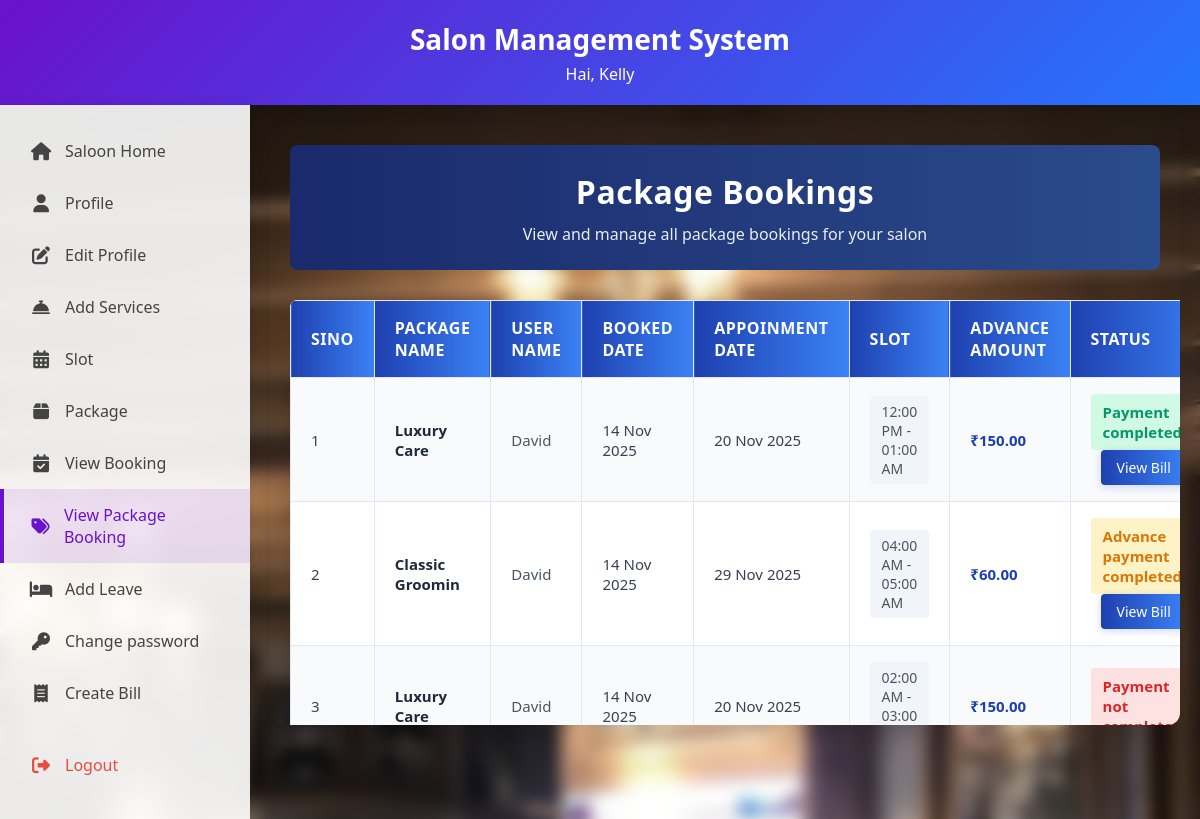
The app's page /Saloon/Viewpackagebooking.php (signed in) with its own data.
### tables this page shows
CREATE TABLE `tbl_saloon` (
  `saloon_id` int(11) NOT NULL,
  `saloon_name` varchar(30) NOT NULL,
  `saloon_email` varchar(100) NOT NULL,
  `saloon_contact` varchar(30) NOT NULL,
  `saloon_password` varchar(30) NOT NULL,
  `saloon_address` varchar(40) NOT NULL,
  `saloon_logo` varchar(100) NOT NULL,
  `saloon_proof` varchar(100) NOT NULL,
  `saloon_status` int(11) NOT NULL DEFAULT 0,
  `place_id` int(11) NOT NULL,
  `saloon_ownername` varchar(30) NOT NULL,
  `saloon_gstno` varchar(100) NOT NULL,
  `saloon_doj` date NOT NULL,
  `saloon_reason` varchar(200) NOT NULL
);

CREATE TABLE `tbl_packagebooking` (
  `packagebooking_id` int(11) NOT NULL,
  `packagebooking_date` varchar(100) NOT NULL,
  `packagebooking_todate` varchar(100) NOT NULL,
  `packagebooking_amount` int(11) NOT NULL,
  `packagebooking_status` int(11) NOT NULL DEFAULT 0,
  `user_id` int(11) NOT NULL,
  `package_id` int(11) NOT NULL,
  `slot_id` int(11) NOT NULL,
  `packagebooking_totalamount` int(11) NOT NULL
);

CREATE TABLE `tbl_package` (
  `package_id` int(11) NOT NULL,
  `package_name` varchar(40) NOT NULL,
  `package_amount` int(11) NOT NULL,
  `package_description` varchar(100) NOT NULL,
  `package_photo` varchar(100) NOT NULL,
  `package_status` int(11) NOT NULL DEFAULT 1,
  `saloon_id` int(11) NOT NULL
);

CREATE TABLE `tbl_user` (
  `user_id` int(11) NOT NULL,
  `user_name` varchar(15) NOT NULL,
  `user_email` varchar(30) NOT NULL,
  `user_contact` varchar(30) NOT NULL,
  `user_password` varchar(30) NOT NULL,
  `user_photo` varchar(100) NOT NULL,
  `user_status` int(11) NOT NULL DEFAULT 0,
  `place_id` int(11) NOT NULL
);

CREATE TABLE `tbl_slot` (
  `slot_id` int(11) NOT NULL,
  `slot_from` varchar(40) NOT NULL,
  `slot_to` varchar(40) NOT NULL,
  `saloon_id` int(11) NOT NULL,
  `slot_status` int(11) NOT NULL DEFAULT 1
);

### Saloon/Viewpackagebooking.php (the view, shortened to what this page needs)
<?php
include("../Assets/Connection/Connection.php");
$select = "SELECT * FROM tbl_saloon WHERE saloon_id = '".$_SESSION['sid']."'";
$res = $con->query($select);
$saloonData = $res->fetch_assoc();
$i = 0;
$sel = "SELECT * FROM tbl_packagebooking m
        INNER JOIN tbl_package p ON m.package_id = p.package_id
        INNER JOIN tbl_user u ON m.user_id = u.user_id
        INNER JOIN tbl_slot d ON m.slot_id = d.slot_id
        WHERE d.saloon_id = '".$_SESSION['sid']."'";
$row = $con->query($sel);
?>
<!DOCTYPE html PUBLIC "-//W3C//DTD XHTML 1.0 Transitional//EN" "http://www.w3.org/TR/xhtml1/DTD/xhtml1-transitional.dtd">
<html xmlns="http://www.w3.org/1999/xhtml">
<head>
<link rel="stylesheet" href="https://cdnjs.cloudflare.com/ajax/libs/font-awesome/6.4.0/css/all.min.css">
</head>
<body>
    <div class="header">
        <h1 class="welcome">Salon Management System</h1>
        <p>Hai, <?php echo $saloonData['saloon_name']; ?></p>
    </div>
    <div class="container">
        <div class="sidebar">
            <a href="Saloonhome.php" class="nav-item"><i class="fas fa-home"></i> Saloon Home</a>
            <a href="Profile.php" class="nav-item"><i class="fas fa-user"></i> Profile</a>
            <a href="Editprofile.php" class="nav-item"><i class="fas fa-edit"></i> Edit Profile</a>
            <a href="Addservices.php" class="nav-item"><i class="fas fa-concierge-bell"></i> Add Services</a>
            <a href="Slot.php" class="nav-item"><i class="fas fa-calendar-alt"></i> Slot</a>
            <a href="Package.php" class="nav-item"><i class="fas fa-box"></i> Package</a>
            <a href="Viewbooking.php" class="nav-item"><i class="fas fa-calendar-check"></i> View Booking</a>
            <a href="Viewpackagebooking.php" class="nav-item active"><i class="fas fa-tags"></i> View Package Booking</a>
            <a href="Addleave.php" class="nav-item"><i class="fas fa-bed"></i> Add Leave</a>
            <a href="changepsswd.php" class="nav-item"><i class="fas fa-key"></i> Change password</a>
            <a href="CreateBill.php" class="nav-item"><i class="fas fa-receipt"></i> Create Bill</a>
            <a href="../Logout.php" class="nav-item logout"><i class="fas fa-sign-out-alt"></i> Logout</a>
        </div>
        <div class="content-area">
            <div class="page-header">
                <h1>Package Bookings</h1>
                <p>View and manage all package bookings for your salon</p>
            </div>
            <?php
            if($row->num_rows > 0) {
            ?>
            <table>
                <tr>
                    <th width="50">SINO</th>
                    <th>PACKAGE NAME</th>
                    <th>USER NAME</th>
                    <th width="100">BOOKED DATE</th>
                    <th width="100">APPOINMENT DATE</th>
                    <th width="150">SLOT</th>
                    <th width="100">ADVANCE AMOUNT</th>
                    <th width="250">STATUS</th>
                </tr>
                <?php
                while($data = $row->fetch_assoc())
                {
                    $i++;
                ?>
                <tr>
                    <td><?php echo $i; ?></td>
                    <td><span class="package-name"><?php echo $data["package_name"]; ?></span></td>
                    <td><span class="user-name"><?php echo $data["user_name"];?></span></td>
                    <td><?php echo date('d M Y', strtotime($data["packagebooking_date"])); ?></td>
                    <td><?php echo date('d M Y', strtotime($data["packagebooking_todate"])); ?></td>
                    <td><span class="slot-time"><?php echo date('h:i A', strtotime($data['slot_from'])) ?> - <?php echo date('h:i A', strtotime($data['slot_to'])) ?></span></td>
                    <td class="amount">₹<?php echo number_format($data["packagebooking_amount"], 2); ?></td>
                    <td class="status-cell">
                        <?php
                        if($data['packagebooking_status'] == 1) {
                            echo '<span class="status-advance">Advance payment completed</span>';
                            echo '<a href="Packagebill.php?bid='.$data['packagebooking_id'].'" class="view-bill-btn">View Bill</a>';
                        } else if($data['packagebooking_status'] == 2) {
                            echo '<span class="status-completed">Payment completed</span>';
                            echo '<a href="Packagebill.php?bid='.$data['packagebooking_id'].'" class="view-bill-btn">View Bill</a>';
                        } else {
                            echo '<span class="status-pending">Payment not completed</span>';
                        }
                        ?>
                    </td>
                </tr>
                <?php
                }
                ?>
            </table>
            <?php
            }
            ?>
        </div>
    </div>
</body>
</html>

### Saloon/Viewpackagebooking.php (style rules this page uses)
* { margin: 0; padding: 0; box-sizing: border-box; font-family: 'Segoe UI', Tahoma, Geneva, Verdana, sans-serif; }
body { background-image: url("../Assets/Templates/Images/salon bg image.jpg"); background-size: cover; background-position: center; margin: 0; padding: 0; color: #333; min-height: 100vh; display: flex; flex-direction: column; }
body::before { content: ""; position: fixed; top: 0; left: 0; right: 0; bottom: 0; background-image: url("../Assets/Templates/Images/salon bg image.jpg"); background-size: cover; background-position: center; filter: blur(8px); z-index: -1; }
.header { background: linear-gradient(135deg, #6a11cb 0%, #2575fc 100%); color: white; padding: 20px; text-align: center; box-shadow: 0 4px 12px rgba(0, 0, 0, 0.1); }
.welcome { font-size: 28px; font-weight: 600; margin-bottom: 5px; }
.container { display: flex; flex: 1; }
.sidebar { width: 250px; background: rgba(255, 255, 255, 0.9); backdrop-filter: blur(10px); padding: 20px 0; box-shadow: 2px 0 10px rgba(0, 0, 0, 0.1); }
.nav-item { display: flex; align-items: center; padding: 15px 25px; color: #444; text-decoration: none; font-weight: 500; transition: all 0.3s ease; border-left: 4px solid transparent; }
.nav-item i { margin-right: 12px; font-size: 18px; width: 24px; text-align: center; }
.nav-item.logout { margin-top: 20px; color: #e74c3c; }
.content-area { flex: 1; padding: 20px; margin: 20px; border-radius: 12px; box-shadow: 0 5px 15px rgba(0, 0, 0, 0.08); overflow-x: auto; overflow-y: scroll; height:600px; }
.page-header { background: linear-gradient(90deg, #1a2a6c 0%, #2a4b8c 100%); color: white; text-align: center; padding: 25px 20px; border-radius: 8px; margin-bottom: 30px; }
.page-header h1 { font-size: 32px; font-weight: 600; letter-spacing: 0.5px; margin-bottom: 10px; }
.page-header p { font-size: 16px; opacity: 0.9; max-width: 600px; margin: 0 auto; }
table { width: 100%; border-collapse: collapse; margin: 0 auto; box-shadow: 0 4px 12px rgba(0, 0, 0, 0.05); background: white; border-radius: 8px; overflow: hidden; }
th, td { padding: 16px 20px; text-align: left; border: 1px solid #e2e8f0; }
th { background: linear-gradient(90deg, #1e40af 0%, #3b82f6 100%); color: white; font-weight: 600; font-size: 16px; text-transform: uppercase; letter-spacing: 0.5px; }
tr:nth-child(even) { background-color: #f8fafc; }
td { color: #374151; font-size: 15px; }
.status-cell { font-weight: 500; }
.status-advance { color: #d97706; background-color: #fef3c7; padding: 8px 12px; border-radius: 4px; display: inline-block; font-weight: 600; }
.status-completed { color: #059669; background-color: #d1fae5; padding: 8px 12px; border-radius: 4px; display: inline-block; font-weight: 600; }
.status-pending { color: #dc2626; background-color: #fee2e2; padding: 8px 12px; border-radius: 4px; display: inline-block; font-weight: 600; }
.view-bill-btn { display: inline-block; background: linear-gradient(90deg, #1e40af 0%, #3b82f6 100%); color: white; text-decoration: none; padding: 8px 16px; border-radius: 4px; font-weight: 500; font-size: 14px; margin-left: 10px; transition: all 0.3s; box-shadow: 0 2px 8px rgba(30, 64, 175, 0.2); }
.amount { font-weight: 600; color: #1e40af; }
.package-name { font-weight: 600; color: #1f2937; }
.user-name { color: #4b5563; font-weight: 500; }
.slot-time { background: #f1f5f9; padding: 6px 12px; border-radius: 4px; font-size: 14px; color: #4b5563; display: inline-block; }

### records on screen
tbl_saloon: saloon_name "Kelly"
tbl_packagebooking: package.package_name "Luxury Care", user.user_name "David", packagebooking_date "14 Nov 2025", packagebooking_todate "20 Nov 2025", slot.slot_from "12:00 PM", slot.slot_to "01:00 AM", packagebooking_amount "150.00"
tbl_packagebooking: package.package_name "Classic Groomin", user.user_name "David", packagebooking_date "14 Nov 2025", packagebooking_todate "29 Nov 2025", slot.slot_from "04:00 AM", slot.slot_to "05:00 AM", packagebooking_amount "60.00"
tbl_packagebooking: package.package_name "Luxury Care", user.user_name "David", packagebooking_date "14 Nov 2025", packagebooking_todate "20 Nov 2025", slot.slot_from "02:00 AM", slot.slot_to "03:00…", packagebooking_amount "150.00", packagebooking_status "Payment not…"
